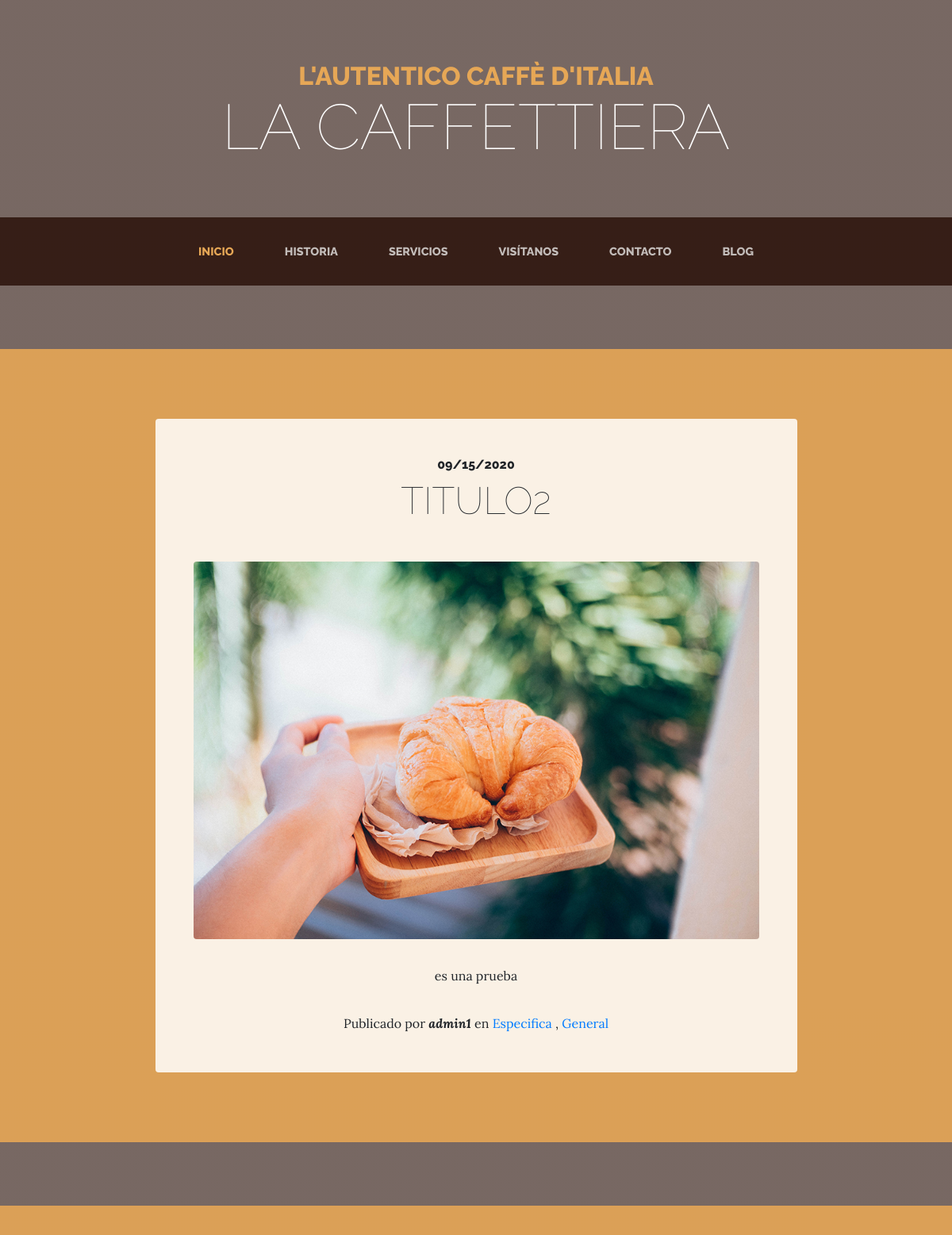
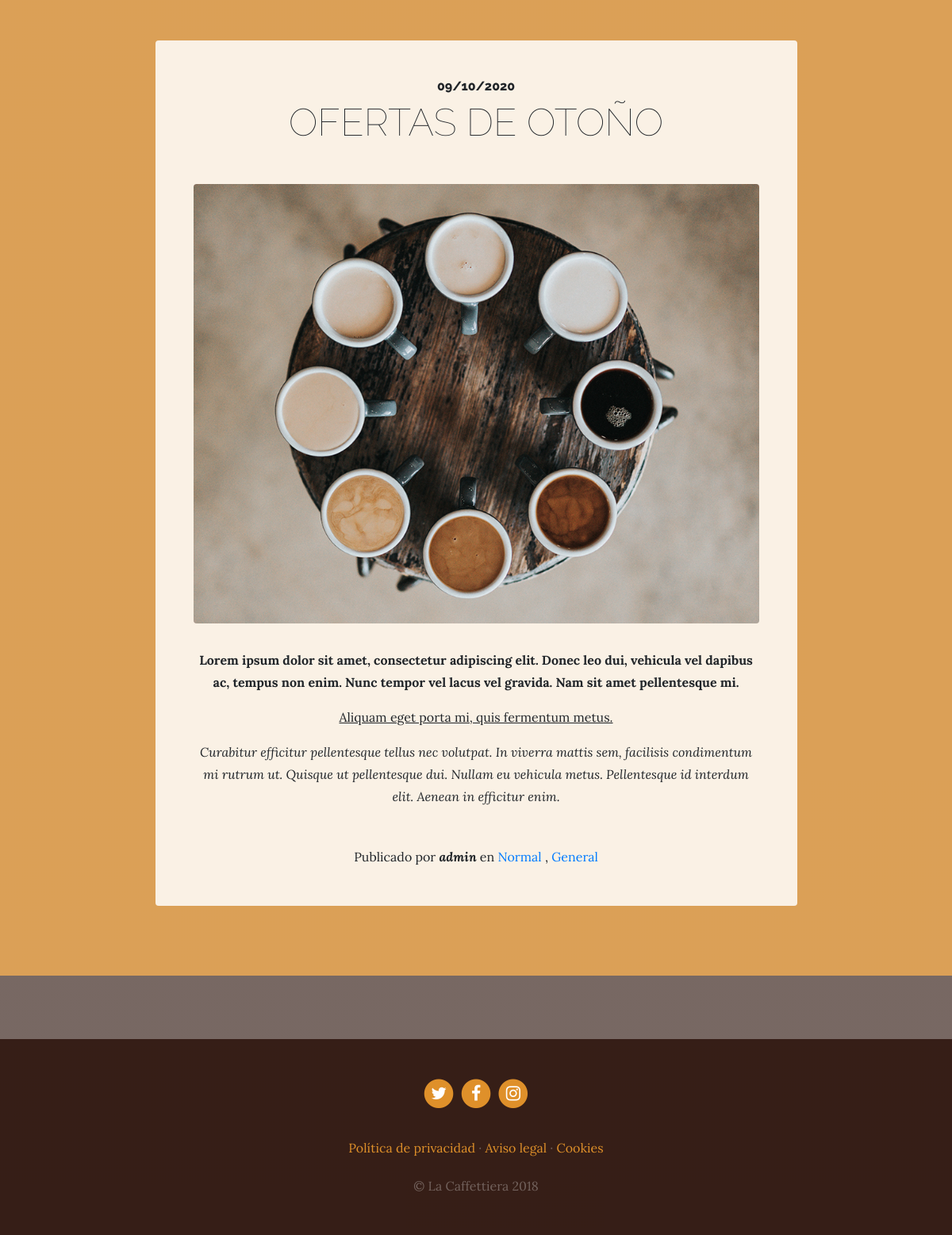
The page /blog/blog/ on the database its author committed (2 pictures, top to bottom).
### blog/models.py (models this page shows, shortened)
class Post(models.Model):
    title = models.CharField(max_length=200, verbose_name="Titulo")
    content = RichTextField(verbose_name="Contenido")
    published = models.DateTimeField(verbose_name="Fecha de publicación", default=now)
    image = models.ImageField(verbose_name="Imagen", upload_to="blog", null=True, blank=True)
    author = models.ForeignKey(User, verbose_name="Autor", on_delete=models.CASCADE)
    categories = models.ManyToManyField(Category, verbose_name="categorias", related_name="get_posts")
    created = models.DateTimeField(auto_now_add=True, verbose_name = "Fecha de creación")
    updated = models.DateTimeField(auto_now=True, verbose_name="Fecha de edición")
    class Meta:
        db_table = 'entrada'
        verbose_name = 'entrada'
        verbose_name_plural = 'entradas'
        ordering = ['-created']

class Category(models.Model):
    name = models.CharField(max_length=100, verbose_name="Nombre")
    created = models.DateTimeField(auto_now_add=True, verbose_name= "Fecha de creación")
    updated = models.DateTimeField(auto_now=True, verbose_name="Fecha de edición")
    class Meta:
        db_table = 'categoria'
        verbose_name = 'categoria'
        verbose_name_plural = 'categorias'
        ordering = ['-created']

### blog/views.py (the view)
# urls.py: 2. Add a URL to urlpatterns:  path('blog/', include('blog.urls'))
def blog(request):
    posts = Post.objects.all()
    return render(request, 'blog/blog.html', {'posts': posts})

### blog/templates/blog/blog.html (shortened to what this page needs)
{% extends 'core/base.html' %}
{% load static %}
{% block content %}
    {% for i in posts %}
        <section class="page-section cta">
          <div class="container">
            <div class="row">
              <div class="col-xl-9 mx-auto">
                <div class="cta-innerv text-center rounded">
                  <h2 class="section-heading mb-5">
                    <span class="section-heading-upper">{{ i.published|date:"SHORT_DATE_FORMAT" }}</span>
                    <span class="section-heading-lower">{{ i.title }}</span>
                  </h2>
                  <p class="mb-0">
                    <img class="mx-auto d-flex rounded img-fluid mb-3 mb-lg-0" src="{{ i.image.url }}" alt="">
                  </p>
                  <p class="mb-0 mbt">
                    {{ i.content|safe }}
                  </p>
                  <p class="mb-0 mbt">
                    <span class="section-heading-under">Publicado por <em><b>{{ i.author }}</b></em> en
                        {% for  n in i.categories.all %}
                            <a href="{% url 'category' n.id %}">
                                {{ n.name }}
                            </a>
                            {% if not forloop.last %}
                                ,
                            {% endif %}
                        {% endfor %}
                    </span>
                  </p>
                </div>
              </div>
            </div>
          </div>
        </section>
    {% endfor %}
{% endblock %}

### core/static/core/css/business-casual.css (style rules this page uses)
body { font-family: 'Lora'; background: linear-gradient(rgba(47, 23, 15, 0.65), rgba(47, 23, 15, 0.65)), url("../img/bg.jpg"); background-attachment: fixed; background-position: center; background-size: cover; }
h1, h2, h3, h4, h5, h6 { font-family: 'Raleway'; }
p { line-height: 1.75; }
.page-section { margin-top: 5rem; margin-bottom: 5rem; }
.section-heading { text-transform: uppercase; }
.section-heading .section-heading-upper { display: block; font-size: 1rem; font-weight: 800; padding-bottom:.5rem; }
.section-heading .section-heading-lower { display: block; font-size: 3rem; font-weight: 100; }
.cta { padding-top: 5rem; padding-bottom: 5rem; background-color: rgba(230, 167, 86, 0.9); }
.cta .cta-innerv { position: relative; padding: 3rem; margin: 0.5rem; background-color: rgba(255, 255, 255, 0.85); }
.mbt { padding-top: 2rem; }

### rows shown on the page
Post: published "09/15/2020", title "TITULO2", image (picture), content "es una prueba", author "admin1"
Category: name "Especifica"
Category: name "General"
Post: published "09/10/2020", title "OFERTAS DE OTOÑO", image (picture), content "Lorem ipsum dolor sit amet, consectetur adipiscing elit. Donec leo dui, vehicula vel dapibus ac, tempus non enim. Nunc tempor vel lacus vel gravida. Nam sit amet pellentesque mi. Aliquam eget porta mi, quis fermentum metus. Curabitur efficitur pellentesque tellus nec volutpat. In viverra mattis sem, facilisis condimentum mi rutrum ut. Quisque ut pellentesque dui. Nullam eu vehicula metus. Pellentesque id interdum elit. Aenean in efficitur enim.", author "admin"
Category: name "Normal"
